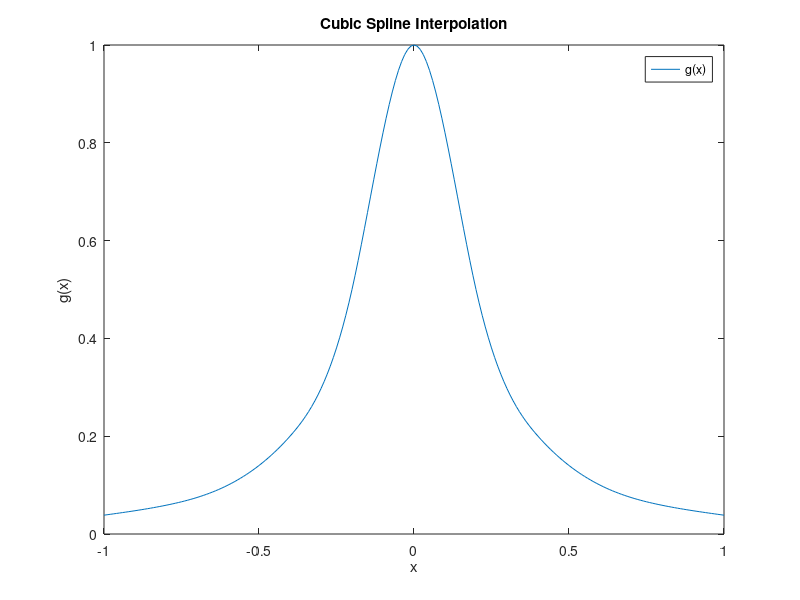

This figure's MATLAB source:
clear all
clc
#-----------find g''(x_i)   i =1,2,3,...,N-1--------------------

#create a form like AX = B. three variables are matrix.
#Let g''(x_i) be X

function [DDg] = csi_free_runout(x, y, nsize) 
  #nsize = N + 1
  # when it refers to x, y, delta
  # i(in textbook) = (i+1) (here)
  # i (here) = (i-1) (in textbook)
  
  #create matrix of g''(x_i)   i =1,2,3,...,N-1
  ddg = zeros(nsize - 2, 1);
  
  #----create delta_i-------
  delta = zeros(1, nsize-1);
  for i = 1 : nsize - 1
    delta(i) = x(i+1) - x(i);
  endfor
  #-------------------------
  
  #------create A-----------
  A = zeros(nsize-2, nsize-2);
  for i = 1 : nsize - 2
    for j = 1 : nsize - 2
      if (i == j)
        A(i,j) = (delta(i) + delta(i+1)) / 3;
      elseif ( i == j-1 )
        A(i,j) = delta(i+1) / 6;
      elseif( i == j+1)
        A(i,j) = delta(i)/6;
      else
        continue;
      endif
    endfor
  endfor
  #-------------------------
  
  #---------create B--------
  B = zeros(nsize-2, 1);
  for i = 1 : nsize - 2
    B(i) = (y(i+2) - y(i+1)) / delta(i+1) - (y(i+1) - y(i)) / delta(i);
  endfor
  #-------------------------
  
  ddg = A \ B;
  DDg = zeros(1, nsize);
  for i = 1:nsize-2
    DDg(i+1) = ddg(i,1);
  endfor
  
  #-----------cubic spline interpolation drawing-------
  figure(1)
  x_plot = [];
  y_plot = [];
  for i = 1 : nsize - 1
    x_ref = x(i) : 0.01 : x(i+1);
    y_ref = [];
    y_ref = DDg(i)/6 * ( (x(i+1)-x_ref).^3 / delta(i) - delta(i)*(x(i+1)-x_ref))...
        + DDg(i+1)/6 * ( (x_ref-x(i)).^3 / delta(i) - delta(i)*(x_ref-x(i)))...
        + y(i) * ( x(i+1) - x_ref )/delta(i) + y(i+1) * ( x_ref - x(i) )/delta(i);
    x_plot = [x_plot, x_ref];
    y_plot = [y_plot, y_ref];
    if(i == 1)
      hold on;
    elseif (i == nsize -1)
      hold off;
    endif
  endfor
  plot(x_plot, y_plot)
  xlabel("x"); #name the x axis
  ylabel("g(x)"); #name the y axis
  legend("g(x)"); #name the line
  title("Cubic Spline Interpolation"); #name the diagram
  #----------------------------------------------------
endfunction
#---------------------------------------------------------



#-----------GET DATA-------------------
#read the data in hw1AB
rawdata = textread("hw1AB.dat");

#transfrom the data into a matrix
point = reshape(rawdata, 2, []);

#check the size of point
psize = size(point);
data_size = psize(2)-1;

#declare x and y to store all the point(point known already)
xi = zeros(1, data_size);
yi = zeros(1, data_size);

#load the data onto xj and yj
for i = 1:data_size
  xi(i) = point(1,i+1);
  yi(i) = point(2,i+1);
endfor
#--------------------------------------
DDg = csi_free_runout(xi, yi, data_size);
